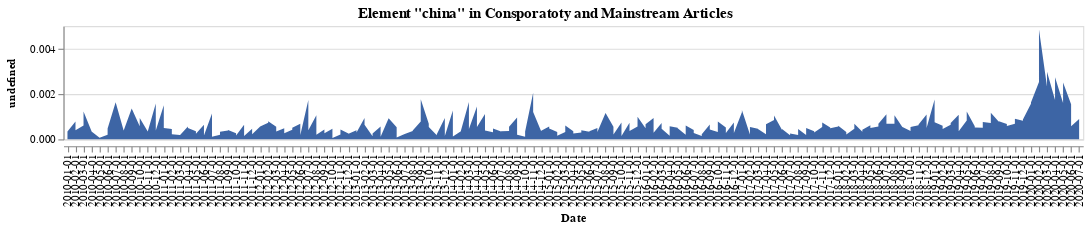

Notebook code cell kept with this figure:
### Code cell
word = ["china"]
corp = "loco_mainstream"
mfreq = pd.read_csv(f"data/{corp}/freq.csv")

mnfreq = mfreq.pivot(
    index="document", columns="element", values="frequency_in_document"
).fillna(0)
mnfreq = (mnfreq.T / mnfreq.sum(axis=1)).T
mnfreq = mnfreq.melt(
    var_name="element", value_name="frequency_in_document", ignore_index=False
).reset_index()
mnfreq = mnfreq[mnfreq["frequency_in_document"] > 0].reset_index(drop=True)
mnfreq = mnfreq[mnfreq["element"].isin(word)].reset_index(drop=True)

mcorpus = Corpus(mfreq)
mdvr = mcorpus.create_dvr(equally_weighted=True)
msigs = mcorpus.create_signatures()

print(mnfreq)
mnfreq["facet"] = "Mainstream"
ccorp = "loco_conspiracy"
cfreq = pd.read_csv(f"data/{ccorp}/freq.csv")

cnfreq = cfreq.pivot(
    index="document", columns="element", values="frequency_in_document"
).fillna(0)
cnfreq = (cnfreq.T / cnfreq.sum(axis=1)).T
cnfreq = cnfreq.melt(
    var_name="element", value_name="frequency_in_document", ignore_index=False
).reset_index()
cnfreq = cnfreq[cnfreq["frequency_in_document"] > 0].reset_index(drop=True)
cnfreq = cnfreq[cnfreq["element"].isin(word)].reset_index(drop=True)


ccorpus = Corpus(cfreq)

cdvr = ccorpus.create_dvr(equally_weighted=True)
csigs = ccorpus.create_signatures()

cnfreq["facet"] = "Mainstream"

dd = pd.concat([mnfreq, cnfreq])
dd = dd[pd.to_datetime(dd["document"]) >= pd.to_datetime("2010-01-01")]
display(
    facet_timeline(
        dd,
        x="document",
        y="frequency_in_document",
        title="",
        stack=False,
        order=word,
        name="",
        color="#3d65a5"
    )
    .facet(
        row=alt.Row("facet:O", title=None, header=alt.Header(labelFontWeight="bold"))
    )
    .properties(title=f'Element "{word[0]}" in Consporatoty and Mainstream Articles')
    .resolve_scale(y="independent")
    .configure_title(orient="top", anchor="middle")
)
# dd.save(f"final_results/{corp}_distance_timeline.html")
# ff.save(f"final_results/{corp}_frequency_timeline.html")

### Figure 1 — Vega-Lite specification as saved in the notebook (floating-point values rounded to 4 significant figures; data arrays with more than 128 entries replaced by an {"elided": "..."} marker saying what was removed)
{"config": {"view": {"continuousWidth": 400, "continuousHeight": 300}, "title": {"anchor": "middle", "orient": "top"}}, "data": {"name": "data-bdb9a017aebb745ddbefa48fafeaecd7"}, "facet": {"row": {"field": "facet", "header": {"labelFontWeight": "bold"}, "title": null, "type": "ordinal"}}, "spec": {"mark": "area", "encoding": {"color": {"value": "#3d65a5"}, "tooltip": [{"field": "element", "type": "nominal"}, {"field": "frequency_in_document", "type": "quantitative"}], "x": {"axis": {"values": {"elided": "246 str values"}}, "field": "document", "title": "Date", "type": "ordinal"}, "y": {"axis": {"title": null}, "field": "frequency_in_document", "stack": false, "type": "quantitative"}}, "height": 100, "width": 900}, "resolve": {"scale": {"y": "independent"}}, "title": "Element \"china\" in Consporatoty and Mainstream Articles", "$schema": "https://vega.github.io/schema/vega-lite/v4.17.0.json", "datasets": {"data-bdb9a017aebb745ddbefa48fafeaecd7": {"elided": "246 records"}}}
